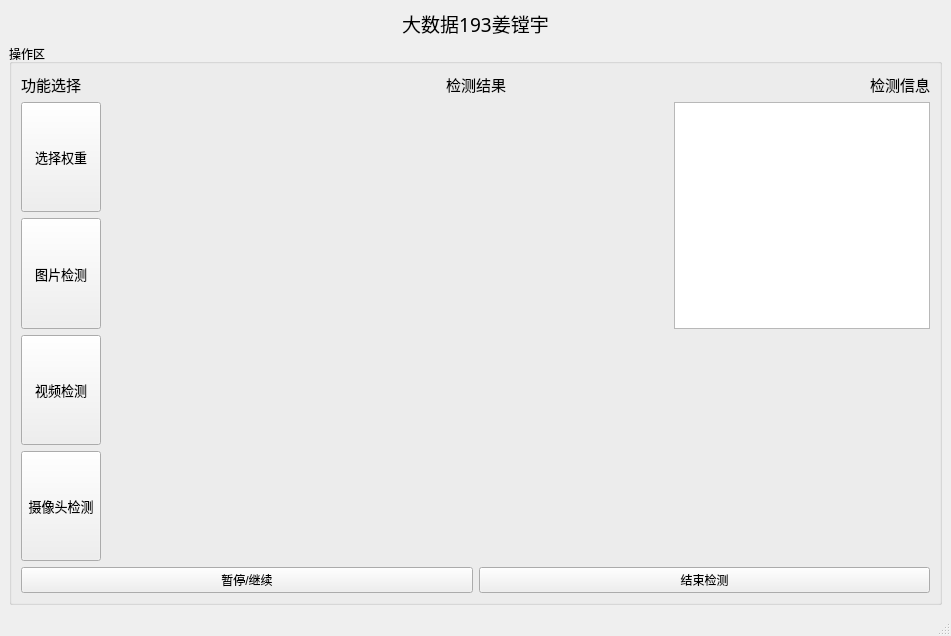
<?xml version="1.0" encoding="UTF-8"?>
<ui version="4.0">
 <class>MainWindow</class>
 <widget class="QMainWindow" name="MainWindow">
  <property name="geometry">
   <rect>
    <x>0</x>
    <y>0</y>
    <width>951</width>
    <height>636</height>
   </rect>
  </property>
  <property name="sizePolicy">
   <sizepolicy hsizetype="Preferred" vsizetype="Preferred">
    <horstretch>0</horstretch>
    <verstretch>0</verstretch>
   </sizepolicy>
  </property>
  <property name="windowTitle">
   <string>基于深度学习的多标签服饰检测系统</string>
  </property>
  <property name="windowIcon">
   <iconset>
    <normaloff>../../ui_img/icon.jpg</normaloff>../../ui_img/icon.jpg</iconset>
  </property>
  <widget class="QWidget" name="centralwidget">
   <property name="enabled">
    <bool>true</bool>
   </property>
   <property name="sizePolicy">
    <sizepolicy hsizetype="Preferred" vsizetype="Fixed">
     <horstretch>0</horstretch>
     <verstretch>0</verstretch>
    </sizepolicy>
   </property>
   <layout class="QVBoxLayout" name="verticalLayout_4" stretch="0,0">
    <item>
     <widget class="QLabel" name="label_5">
      <property name="font">
       <font>
        <family>Adobe Devanagari</family>
        <pointsize>14</pointsize>
       </font>
      </property>
      <property name="text">
       <string>大数据193姜镗宇</string>
      </property>
      <property name="alignment">
       <set>Qt::AlignCenter</set>
      </property>
     </widget>
    </item>
    <item>
     <widget class="QGroupBox" name="groupBox_2">
      <property name="title">
       <string>操作区</string>
      </property>
      <layout class="QVBoxLayout" name="verticalLayout_3">
       <item>
        <layout class="QHBoxLayout" name="horizontalLayout_4" stretch="1,4,1">
         <item>
          <widget class="QLabel" name="label_2">
           <property name="sizePolicy">
            <sizepolicy hsizetype="Minimum" vsizetype="Fixed">
             <horstretch>0</horstretch>
             <verstretch>0</verstretch>
            </sizepolicy>
           </property>
           <property name="maximumSize">
            <size>
             <width>1677215</width>
             <height>16777215</height>
            </size>
           </property>
           <property name="font">
            <font>
             <family>Adobe Devanagari</family>
             <pointsize>11</pointsize>
            </font>
           </property>
           <property name="text">
            <string>功能选择</string>
           </property>
           <property name="alignment">
            <set>Qt::AlignLeading|Qt::AlignLeft|Qt::AlignVCenter</set>
           </property>
          </widget>
         </item>
         <item>
          <widget class="QLabel" name="label_3">
           <property name="sizePolicy">
            <sizepolicy hsizetype="Minimum" vsizetype="Fixed">
             <horstretch>0</horstretch>
             <verstretch>0</verstretch>
            </sizepolicy>
           </property>
           <property name="maximumSize">
            <size>
             <width>1677215</width>
             <height>16777215</height>
            </size>
           </property>
           <property name="font">
            <font>
             <family>Adobe Devanagari</family>
             <pointsize>11</pointsize>
            </font>
           </property>
           <property name="text">
            <string>检测结果</string>
           </property>
           <property name="alignment">
            <set>Qt::AlignCenter</set>
           </property>
          </widget>
         </item>
         <item>
          <widget class="QLabel" name="label_4">
           <property name="sizePolicy">
            <sizepolicy hsizetype="Minimum" vsizetype="Fixed">
             <horstretch>0</horstretch>
             <verstretch>0</verstretch>
            </sizepolicy>
           </property>
           <property name="maximumSize">
            <size>
             <width>1677215</width>
             <height>16777215</height>
            </size>
           </property>
           <property name="font">
            <font>
             <family>Adobe Devanagari</family>
             <pointsize>11</pointsize>
            </font>
           </property>
           <property name="text">
            <string>检测信息</string>
           </property>
           <property name="alignment">
            <set>Qt::AlignRight|Qt::AlignTrailing|Qt::AlignVCenter</set>
           </property>
          </widget>
         </item>
        </layout>
       </item>
       <item>
        <layout class="QHBoxLayout" name="horizontalLayout_3" stretch="1,11">
         <item>
          <layout class="QVBoxLayout" name="verticalLayout">
           <item>
            <widget class="QPushButton" name="open_weight">
             <property name="sizePolicy">
              <sizepolicy hsizetype="Minimum" vsizetype="Preferred">
               <horstretch>0</horstretch>
               <verstretch>0</verstretch>
              </sizepolicy>
             </property>
             <property name="font">
              <font>
               <family>Adobe Devanagari</family>
               <pointsize>10</pointsize>
              </font>
             </property>
             <property name="cursor">
              <cursorShape>ArrowCursor</cursorShape>
             </property>
             <property name="text">
              <string>选择权重</string>
             </property>
            </widget>
           </item>
           <item>
            <widget class="QPushButton" name="detect_image">
             <property name="sizePolicy">
              <sizepolicy hsizetype="Minimum" vsizetype="Preferred">
               <horstretch>0</horstretch>
               <verstretch>0</verstretch>
              </sizepolicy>
             </property>
             <property name="font">
              <font>
               <family>Adobe Devanagari</family>
               <pointsize>10</pointsize>
              </font>
             </property>
             <property name="text">
              <string>图片检测</string>
             </property>
            </widget>
           </item>
           <item>
            <widget class="QPushButton" name="pushButton_video">
             <property name="sizePolicy">
              <sizepolicy hsizetype="Minimum" vsizetype="Preferred">
               <horstretch>0</horstretch>
               <verstretch>0</verstretch>
              </sizepolicy>
             </property>
             <property name="font">
              <font>
               <family>Adobe Devanagari</family>
               <pointsize>10</pointsize>
              </font>
             </property>
             <property name="text">
              <string>视频检测</string>
             </property>
            </widget>
           </item>
           <item>
            <widget class="QPushButton" name="pushButton_camer">
             <property name="sizePolicy">
              <sizepolicy hsizetype="Minimum" vsizetype="Preferred">
               <horstretch>0</horstretch>
               <verstretch>0</verstretch>
              </sizepolicy>
             </property>
             <property name="font">
              <font>
               <family>Adobe Devanagari</family>
               <pointsize>10</pointsize>
              </font>
             </property>
             <property name="text">
              <string>摄像头检测</string>
             </property>
            </widget>
           </item>
          </layout>
         </item>
         <item>
          <layout class="QHBoxLayout" name="horizontalLayout_2" stretch="5,0">
           <item>
            <widget class="QLabel" name="show_label">
             <property name="text">
              <string/>
             </property>
            </widget>
           </item>
           <item>
            <layout class="QVBoxLayout" name="verticalLayout_2">
             <item>
              <widget class="QTextBrowser" name="detect_result_text"/>
             </item>
             <item>
              <widget class="QLabel" name="origin_image">
               <property name="sizePolicy">
                <sizepolicy hsizetype="Expanding" vsizetype="Expanding">
                 <horstretch>0</horstretch>
                 <verstretch>0</verstretch>
                </sizepolicy>
               </property>
               <property name="text">
                <string/>
               </property>
              </widget>
             </item>
            </layout>
           </item>
          </layout>
         </item>
        </layout>
       </item>
       <item>
        <layout class="QHBoxLayout" name="horizontalLayout">
         <item>
          <widget class="QPushButton" name="pushButton_stop">
           <property name="text">
            <string>暂停/继续</string>
           </property>
          </widget>
         </item>
         <item>
          <widget class="QPushButton" name="pushButton_finish">
           <property name="text">
            <string>结束检测</string>
           </property>
          </widget>
         </item>
        </layout>
       </item>
      </layout>
     </widget>
    </item>
   </layout>
  </widget>
  <widget class="QStatusBar" name="statusbar"/>
 </widget>
 <resources/>
 <connections/>
</ui>
